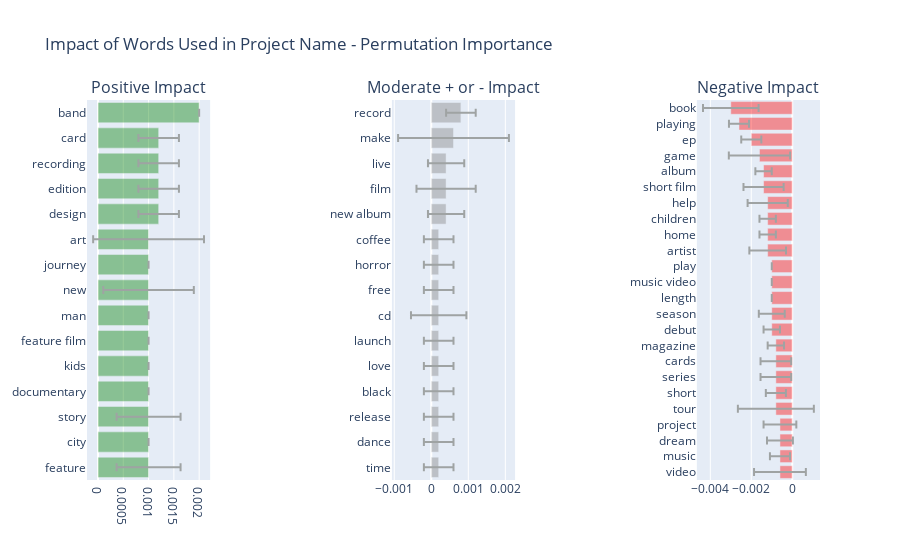

Notebook source saved alongside this figure:
### Markdown cell above
## Conclusion
>* From the analysis we conduct, we think the most important feature without a doubt is the fundraising goal. But the target goal most of the time varied along with the products itself. So considering the feature will mostlt influence the successful rate, we think the available duration will have biggest impact on the project success

>* Very Interesting Insights can be obtained from the above plot, There are some features which showed up higher in the relative feature importance, but when we look at their permuatation importance we see that they are not important. (Though, permutation importance results cannot be reproduced exactly because of randomness, but when I first plotted this plot I observed that launched week and month had high feature importance but lower permutation importance.)

>* From this plot, we can again observe that our hypothesis is almost true, the project goal, duration, number of characters, number of words all are the most important features that one should look at while creating a new project page.

### Code cell
def clean_name(x):   
    words = x.lower().split()
    cln = [wrd for wrd in words if not wrd[0].isdigit()]
    return " ".join(cln)
projects["cleaned_name"] = projects["name"].apply(lambda x : clean_name(x))

## add text features : top 100
vec = TfidfVectorizer(max_features=100, ngram_range=(1, 2), lowercase=True, stop_words="english", min_df=6)
X = vec.fit_transform(projects['cleaned_name'].values)

## append to original dataframe
vectors_df = pd.DataFrame(X.toarray(), columns=["_"+xx for xx in vec.get_feature_names()])
projects1_df = pd.concat([projects[features], vectors_df], axis=1)

## train the model
X_train, X_test, y_train, y_test = train_test_split(projects1_df, label, test_size = 0.25, random_state = 2)
X_train2, y_train2 = X_train[:15000], y_train[:15000]
X_test2, y_test2 = X_test[:1000], y_test[:1000]
model2 = RandomForestClassifier(random_state=1).fit(X_train2, y_train2)
y_pred = model2.predict(X_test2)

####### Interpretation 

from plotly import tools

perm = PermutationImportance(model2, random_state=1).fit(X_test2, y_test2)
pi_df = eli5.explain_weights_df(perm, feature_names = X_test2.columns.tolist(), feature_filter=lambda x: x[0] == '_')
pi_df["feature"] = pi_df["feature"].apply(lambda x : x[1:])
highs = pi_df[pi_df.weight >= 0.001]
med = pi_df[(pi_df.weight > -0.0005) & (pi_df.weight < 0.001)]
lows = pi_df[pi_df.weight <= -0.0005]

trace1 = go.Bar(
        orientation = "h",
        y = highs.feature[::-1],
        x = highs.weight[::-1],
        marker = dict(opacity = 0.4, color = "green" ), error_x = dict(type='data', color="#9fa3a3", array=list(highs["std"][::-1]), visible=True))
trace2 = go.Bar(
        orientation = "h",
        y = med.feature[:15][::-1],
        x = med.weight[:15][::-1],
        marker = dict(opacity = 0.4, color = "gray"), error_x = dict(type='data', color="#9fa3a3", array=list(med["std"][:15][::-1]), visible=True))
trace3 = go.Bar(
        orientation = "h",
        y = lows.feature,
        x = lows.weight,
        marker = dict(opacity = 0.4, color = "red"), error_x = dict(type='data', color="#9fa3a3", array=list(lows["std"][::-1]), visible=True))

ttls = ["Positive Impact","", "Moderate + or - Impact" ,"", "Negative Impact"]
fig = tools.make_subplots(rows=1, cols=5, print_grid=False, subplot_titles = ttls)
fig.append_trace(trace1, 1, 1)
fig.append_trace(trace2, 1, 3)
fig.append_trace(trace3, 1, 5)

fig['layout'].update(showlegend=False, title='Impact of Words Used in Project Name - Permutation Importance')
fig.show()
# iplot(fig, filename='simple-subplot-with-annotations')

### Figure 1 — Plotly figure (JSON) as saved in the notebook; plotly's stock layout.template omitted (floating-point values rounded to 4 significant figures)
{"data": [{"error_x": {"array": [0.0006325, 0, 0.0006325, 0, 0, 0, 0, 0.0008944, 0, 0.001095, 0.0004, 0.0004, 0.0004, 0.0004, 0], "color": "#9fa3a3", "type": "data", "visible": true}, "marker": {"color": "green", "opacity": 0.4}, "orientation": "h", "type": "bar", "x": [0.001, 0.001, 0.001, 0.001, 0.001, 0.001, 0.001, 0.001, 0.001, 0.001, 0.0012, 0.0012, 0.0012, 0.0012, 0.002], "xaxis": "x", "y": ["feature", "city", "story", "documentary", "kids", "feature film", "man", "new", "journey", "art", "design", "edition", "recording", "card", "band"], "yaxis": "y"}, {"error_x": {"array": [0.0004, 0.0004, 0.0004, 0.0004, 0.0004, 0.0004, 0.0007483, 0.0004, 0.0004, 0.0004, 0.0004899, 0.0008, 0.0004899, 0.001497, 0.0004], "color": "#9fa3a3", "type": "data", "visible": true}, "marker": {"color": "gray", "opacity": 0.4}, "orientation": "h", "type": "bar", "x": [0.0002, 0.0002, 0.0002, 0.0002, 0.0002, 0.0002, 0.0002, 0.0002, 0.0002, 0.0002, 0.0004, 0.0004, 0.0004, 0.0006, 0.0008], "xaxis": "x3", "y": ["time", "dance", "release", "black", "love", "launch", "cd", "free", "horror", "coffee", "new album", "film", "live", "make", "record"], "yaxis": "y3"}, {"error_x": {"array": [0.001265, 0.0004899, 0.0006325, 0.0008, 0.001855, 0.0004899, 0.0007483, 0.0007483, 0.0004, 0.0004, 0.0006325, 0, 0, 0, 0.0008944, 0.0004, 0.0004, 0.0009798, 0.0009798, 0.0004, 0.001497, 0.0004899, 0.0004899, 0.001356], "color": "#9fa3a3", "type": "data", "visible": true}, "marker": {"color": "red", "opacity": 0.4}, "orientation": "h", "type": "bar", "x": [-0.0006, -0.0006, -0.0006, -0.0006, -0.0008, -0.0008, -0.0008, -0.0008, -0.0008, -0.001, -0.001, -0.001, -0.001, -0.001, -0.0012, -0.0012, -0.0012, -0.0012, -0.0014, -0.0014, -0.0016, -0.002, -0.0026, -0.003], "xaxis": "x5", "y": ["video", "music", "dream", "project", "tour", "short", "series", "cards", "magazine", "debut", "season", "length", "music video", "play", "artist", "home", "children", "help", "short film", "album", "game", "ep", "playing", "book"], "yaxis": "y5"}], "layout": {"annotations": [{"font": {"size": 16}, "showarrow": false, "text": "Positive Impact", "x": 0.084, "xanchor": "center", "xref": "paper", "y": 1, "yanchor": "bottom", "yref": "paper"}, {"font": {"size": 16}, "showarrow": false, "text": "Moderate + or - Impact", "x": 0.5, "xanchor": "center", "xref": "paper", "y": 1, "yanchor": "bottom", "yref": "paper"}, {"font": {"size": 16}, "showarrow": false, "text": "Negative Impact", "x": 0.916, "xanchor": "center", "xref": "paper", "y": 1, "yanchor": "bottom", "yref": "paper"}], "showlegend": false, "title": {"text": "Impact of Words Used in Project Name - Permutation Importance"}, "xaxis": {"anchor": "y", "domain": [0, 0.168]}, "xaxis2": {"anchor": "y2", "domain": [0.208, 0.376]}, "xaxis3": {"anchor": "y3", "domain": [0.416, 0.584]}, "xaxis4": {"anchor": "y4", "domain": [0.624, 0.792]}, "xaxis5": {"anchor": "y5", "domain": [0.832, 1]}, "yaxis": {"anchor": "x", "domain": [0, 1]}, "yaxis2": {"anchor": "x2", "domain": [0, 1]}, "yaxis3": {"anchor": "x3", "domain": [0, 1]}, "yaxis4": {"anchor": "x4", "domain": [0, 1]}, "yaxis5": {"anchor": "x5", "domain": [0, 1]}}}
